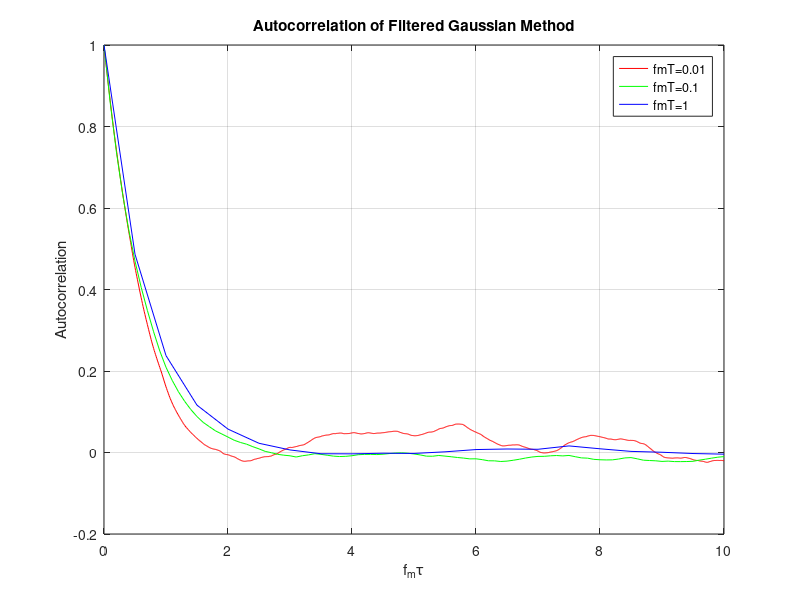

Here is the MATLAB script that generated this plot:
fmT = [0.01 0.1 0.5];
[row, num] = size(fmT);
Omgp = 1;
sample_num = 30000;
T = 1;

sigma = 2-cos(pi.*fmT./2)-sqrt((2-cos(pi.*fmT./2)).^2-1);
var = (1+sigma)./(1-sigma).*Omgp./2;

w1 = zeros(num, sample_num);
w2 = zeros(num, sample_num);
for i = 1:num
    w1(i,:) = normrnd(0,sqrt(var(i)),1,sample_num);
    w2(i,:) = normrnd(0,sqrt(var(i)),1,sample_num);
end

gI = ones(num, sample_num);
gQ = ones(num, sample_num);

for i = 1:num
    for j = 1:sample_num-1
        gI(i,j+1) = sigma(i)*gI(i,j)+(1-sigma(i))*w1(i,j);
        gQ(i,j+1) = sigma(i)*gQ(i,j)+(1-sigma(i))*w2(i,j);
    end
end

fm = fmT./ T;
tau = 10./fm;
phi1 = zeros(1, tau(1)+1);
phi2 = zeros(1, tau(2)+1);
phi3 = zeros(1, tau(3)+1);

gI_shift = zeros(1,sample_num);

for i=0:tau(1)
    gI_shift = zeros(1,sample_num);
    gI_shift(1, i+1:end) = gI(1,1:end-i);
    phi1(1,i+1) = mean(gI(1,:).*gI_shift);
end

for i=0:tau(2)
    gI_shift = zeros(1,sample_num);
    gI_shift(1, i+1:end) = gI(2,1:end-i);
    phi2(1,i+1) = mean(gI(2,:).*gI_shift);
end

for i=0:tau(3)
    gI_shift = zeros(1,sample_num);
    gI_shift(1, i+1:end) = gI(3,1:end-i);
    phi3(1,i+1) = mean(gI(3,:).*gI_shift);
end

figure,plot(fm(1).*(0:tau(1)), phi1./abs(phi1(1)),'r',fm(2).*(0:tau(2)), phi2./abs(phi2(1)),'g',fm(3).*(0:tau(3)), phi3./abs(phi3(1)),'b');
title('Autocorrelation of Filtered Gaussian Method');
xlabel('f_m\tau');
ylabel('Autocorrelation');
legend('fmT=0.01','fmT=0.1','fmT=1');
grid on
